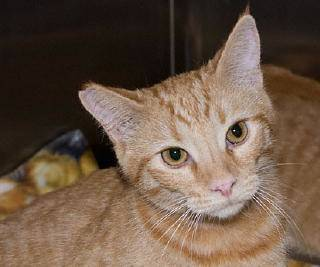
#> input picture cs3-09/cat_sample.jpg, 320 x 267 px
$ jupyter execute cs3-09-assign2.ipynb
#> lines starting #> are read from the running program, lines starting #| are printed output that depends on the picture
[cell 1]
import numpy as np
import matplotlib.pyplot as plt
from PIL import Image, ImageFilter

[cell 2]
img = Image.open("cat_sample.jpg")
#> img is the input picture: PIL image 320x267 RGB; mean R, G, B 107.7, 87.3, 71.4

### 2

[cell 3]
print(img.format, img.size, img.width, img.height, img.mode)
#| JPEG (320, 267) 320 267 RGB

### 3

[cell 4]
plt.imshow(img)
plt.show()

### 4

[cell 5]
data = np.array(img)
print(data.shape)
#| (267, 320, 3)

### 5

[cell 6]
print(data[200, 300])
#| [129  97  74]

### 6

[cell 7]
img_small = img.resize((30, 50))
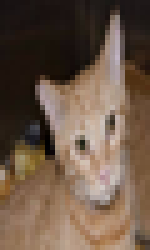
#> img_small: PIL image 30x50 RGB (shown 5 times larger); mean R, G, B 107.7, 87.3, 71.4
plt.imshow(img_small)
plt.show()

### 7

[cell 8]
img_rot = img.rotate(60)
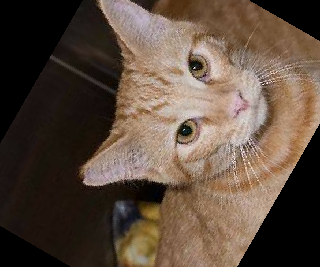
#> img_rot: PIL image 320x267 RGB; mean R, G, B 92.8, 75.8, 62.6
plt.imshow(img_rot)
plt.show()

### 8

[cell 9]
img_blur = img.filter(ImageFilter.GaussianBlur(radius=10))
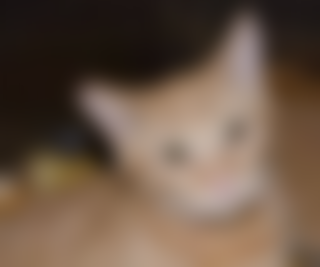
#> img_blur: PIL image 320x267 RGB; mean R, G, B 107.7, 87.3, 71.4
plt.imshow(img_blur)
plt.show()

### 9

[cell 10]
img_crop=img.crop((100, 50, 300, 200))
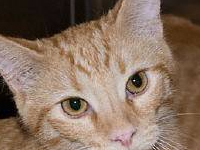
#> img_crop: PIL image 200x150 RGB; mean R, G, B 137, 114.5, 98.1
plt.imshow(img_crop)
plt.show()

### 10

[cell 11]
img_gray = img.convert("L")
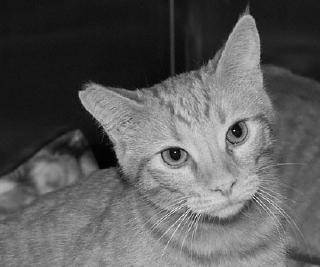
#> img_gray: PIL image 320x267 L; min 0, max 254, mean 91.6
plt.imshow(img_gray, cmap="gray")
plt.show()

$ run again, with cs3-09/dog.jpg copied over cs3-09/cat_sample.jpg
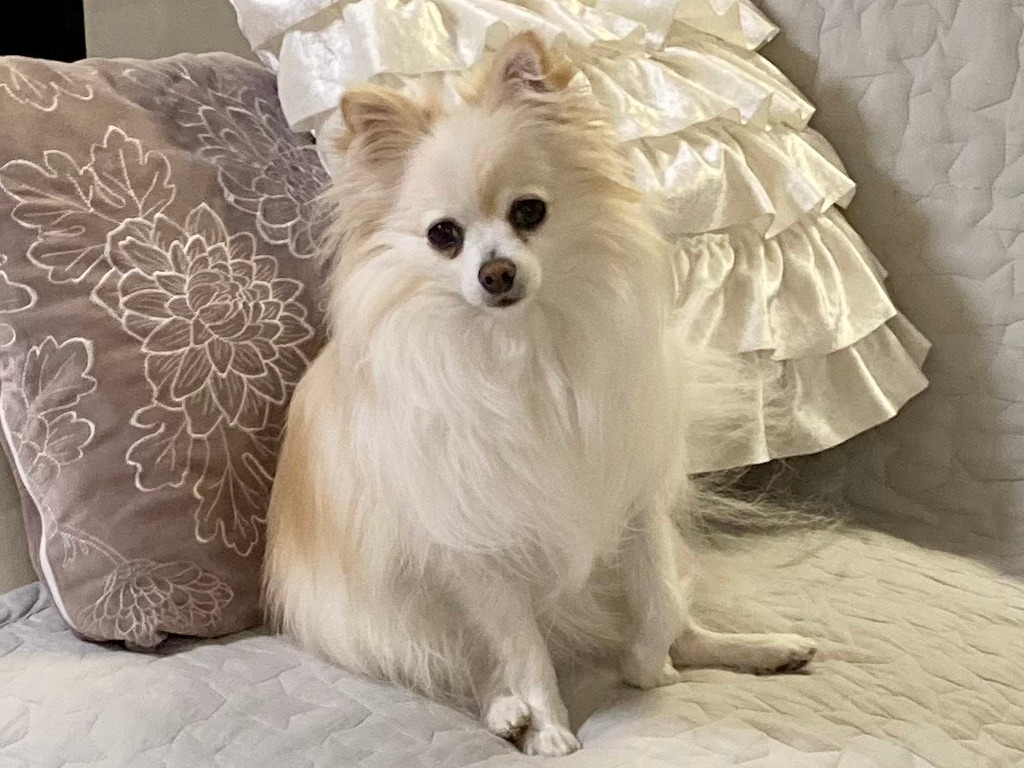
#> input picture cs3-09/dog.jpg, 1024 x 768 px
#> img is the input picture: PIL image 1024x768 RGB; mean R, G, B 169.8, 155.5, 136.9
#| JPEG (1024, 768) 1024 768 RGB
#| (768, 1024, 3)
#| [104  86  82]
#> `img_crop=img.crop((100, 50, 300, 200))`:
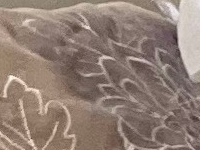
#> img_crop: PIL image 200x150 RGB; mean R, G, B 144.3, 126.2, 116
#> `img_gray = img.convert("L")`:
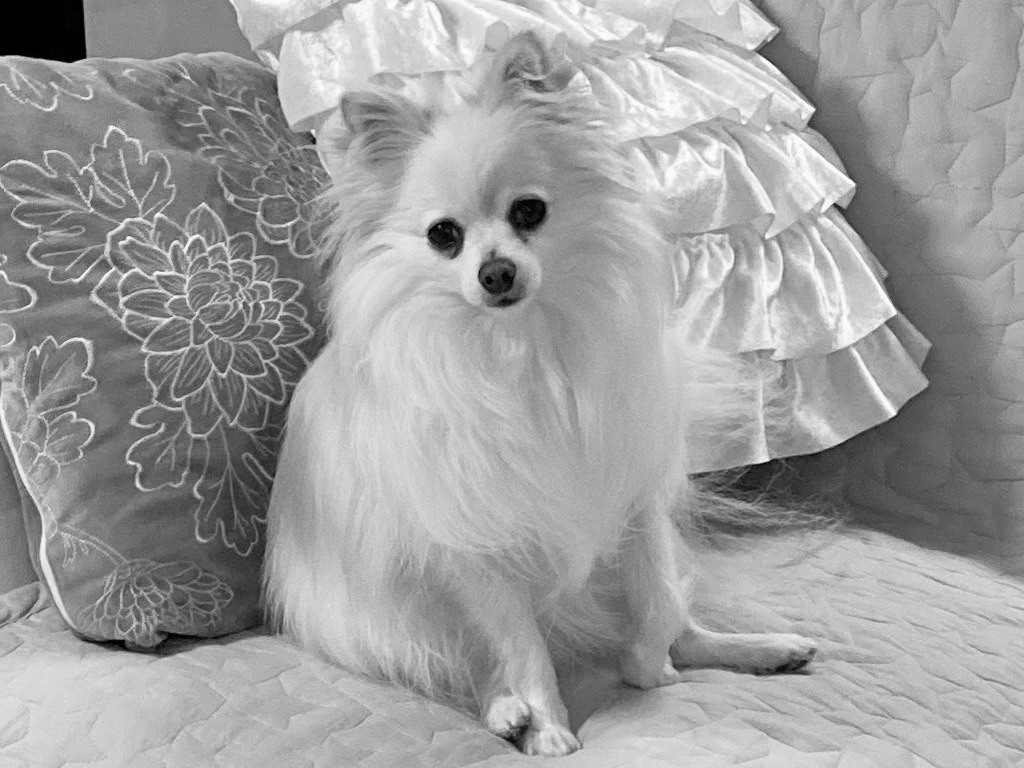
#> img_gray: PIL image 1024x768 L; min 0, max 254, mean 157.7
